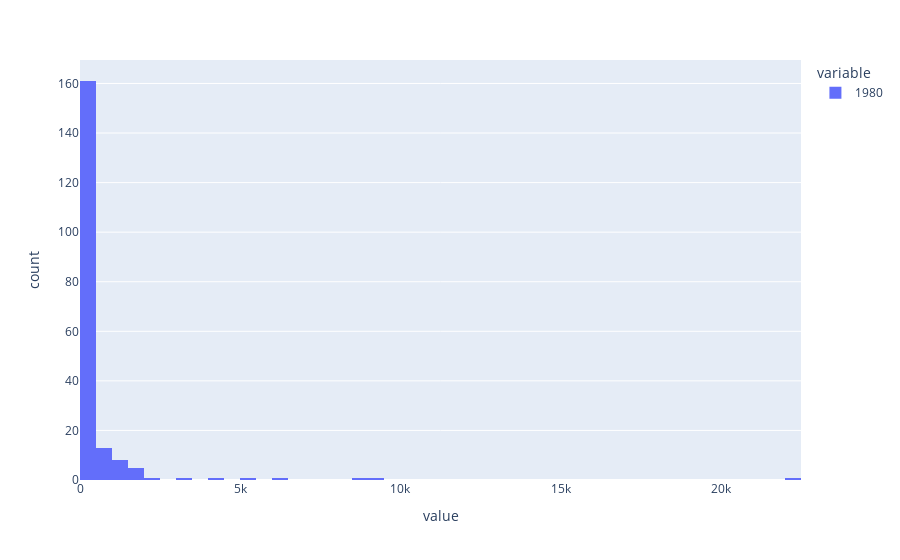

This figure's notebook cell:
### Code cell
px.histogram(data_frame=data[1980])

### Figure 1 — Plotly figure (JSON) as saved in the notebook; plotly's stock layout.template omitted (floating-point values rounded to 4 significant figures; data arrays with more than 128 entries replaced by an {"elided": "..."} marker saying what was removed)
{"data": [{"alignmentgroup": "True", "bingroup": "x", "hovertemplate": "variable=1980<br>value=%{x}<br>count=%{y}<extra></extra>", "legendgroup": "1980", "marker": {"color": "#636efa", "pattern": {"shape": ""}}, "name": "1980", "offsetgroup": "1980", "orientation": "v", "showlegend": true, "type": "histogram", "x": {"elided": "195 int values"}, "xaxis": "x", "yaxis": "y"}], "layout": {"barmode": "relative", "legend": {"title": {"text": "variable"}, "tracegroupgap": 0}, "margin": {"t": 60}, "xaxis": {"anchor": "y", "domain": [0, 1], "title": {"text": "value"}}, "yaxis": {"anchor": "x", "domain": [0, 1], "title": {"text": "count"}}}}
